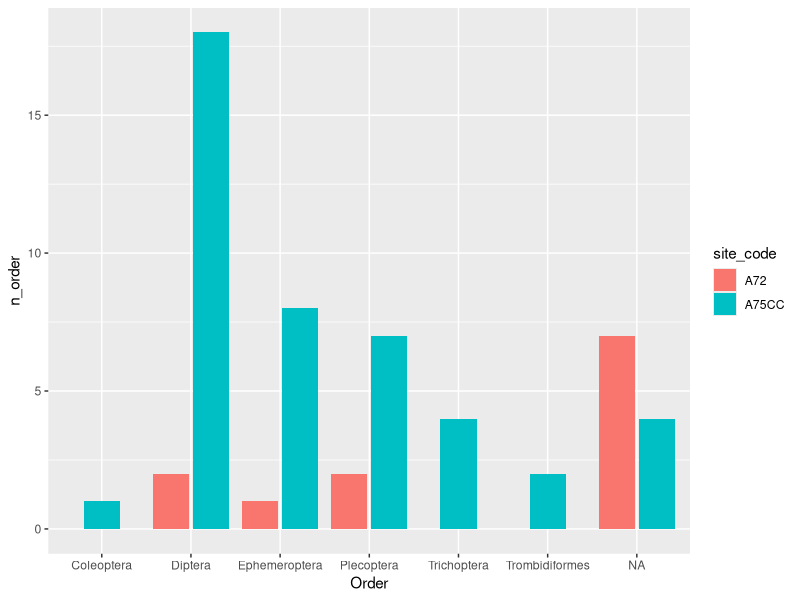

Write R code to recreate this figure.
# scratch
library(readxl)
library(tidyverse)

A75CC <- read_excel("data/MMI_HW_data.xlsx", sheet = 1)
a72 <- read_excel("data/MMI_HW_data.xlsx", sheet = "A72")
taxa_info <- read_excel("data/MMI_HW_data.xlsx", sheet = "taxa_info")
site_info <- read_excel("data/MMI_HW_data.xlsx", sheet = "site_info")

sort(setdiff(A75CC$Taxon, taxa_info$Taxon))

a75cc <- left_join(A75CC, site_info)
a75cc <- left_join(a75cc, taxa_info)

tot_rich <- a75cc |>
  distinct(Taxon) |>
  count() |>
  pull(n)

hept_rich <- a75cc |>
  filter(Family == "Heptageniidae") |>
  distinct(Taxon) |>
  count()|>
  pull(n)

ept_rich <- a75cc |>
  filter(Order == "Ephemeroptera" |
           Order == "Plecoptera" |
           Order == "Trichoptera" ) |>
  distinct(Taxon) |>
  count()

names(a75cc)
(ept_n <- a75cc |>
  mutate(tot_n = sum(Count)) |>
  filter(Order == "Ephemeroptera" |
           Order == "Plecoptera" |
           Order == "Trichoptera" ,
         Family != "Baetidae") |>
  summarize(ept_n = sum(Count),
            tot_n = unique(tot_n)) |>
  mutate(pEPTnoB = ept_n / tot_n))

tot_abundance <- sum(a75cc$Count)
ept_n/ tot_abundance

data.frame(tot_rich = tot_rich,
           hept_rich = hept_rich)

dat2 <- bind_rows(A75CC, a72)
sort(setdiff(dat2$Taxon, taxa_info$Taxon))
dat2 <- left_join(dat2, site_info)
dat2 <- left_join(dat2, taxa_info)

(tot_rich <- dat2|>
  group_by(site_code) |>
  distinct(Taxon) |>
  summarize(tot_rich = n()))
(hept_rich <- dat2 |>
  group_by(site_code) |>
  filter(Family == "Heptageniidae") |>
  distinct(Taxon) |>
  summarize(hept_rich = n()))

full_join(tot_rich, hept_rich)

dat2 %>%
  group_by(site_code, Order) %>%
  distinct(Taxon) |>
  summarize(n_order = n()) |>
  ggplot(aes(y = n_order, x = Order, fill = site_code)) +
  geom_bar(stat = "identity",
           position = position_dodge2(preserve = "single"))


dat2|>
  select(site_code, Taxon, Count) |>
  group_by(site_code) %>%
  mutate(tot_n = sum(Count),
         pi = Count / tot_n,
         ln_pi = log(pi),
         pi_ln_pi = pi*ln_pi) |>
  summarize(H = -sum(pi_ln_pi))
